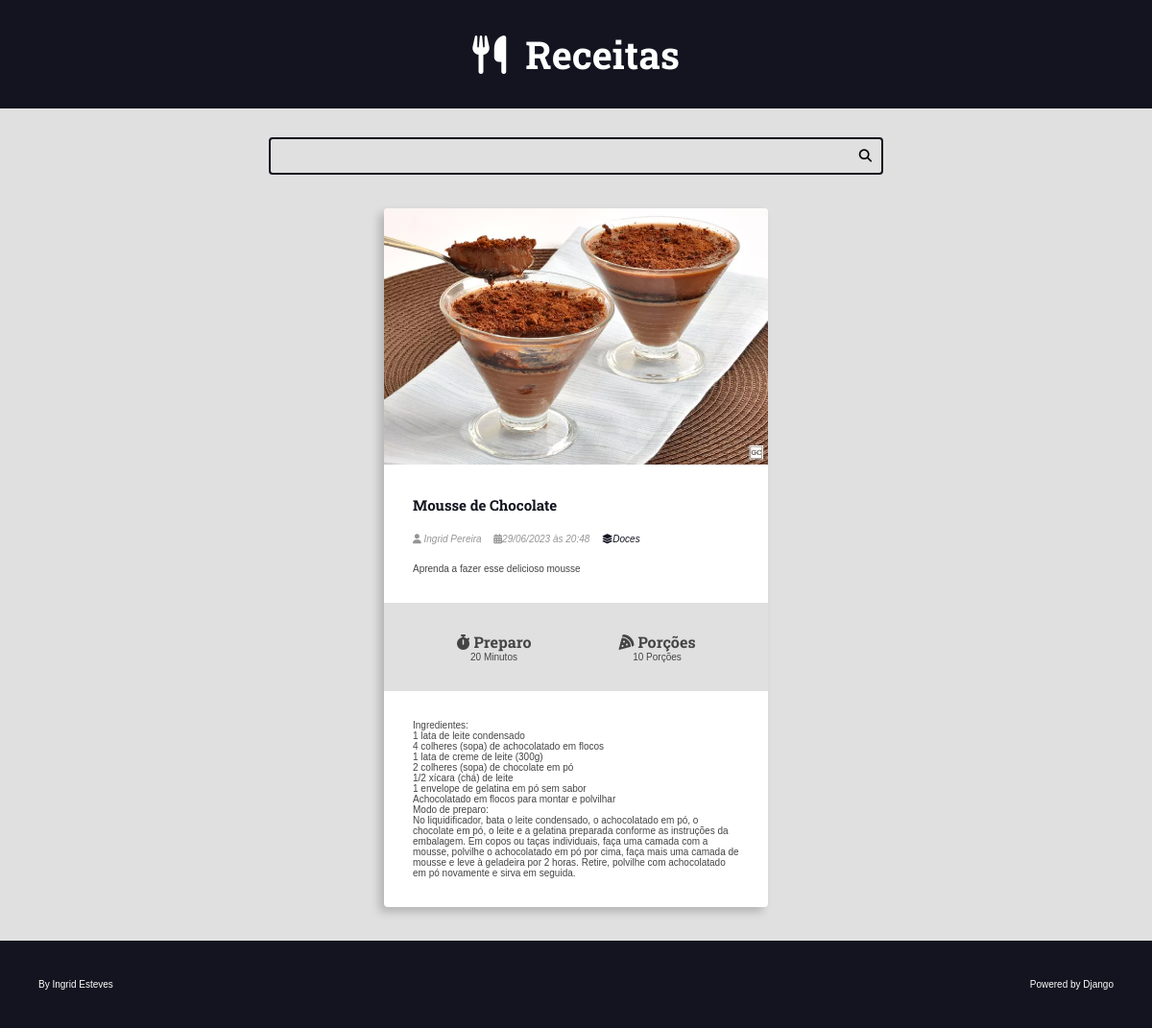
/recipes/8/, run on the app's committed database.
### recipes/models.py (models this page shows, shortened)
class Recipe(models.Model):
    title = models.CharField(max_length=65)
    description = models.CharField(max_length=165)
    slug = models.SlugField()
    preparation_time = models.IntegerField()
    preparation_time_unit = models.CharField(max_length=65)
    servings = models.IntegerField()
    servings_unit = models.CharField(max_length=65)
    preparation_steps = models.TextField()
    preparation_steps_is_html = models.BooleanField(default=False)
    created_at = models.DateTimeField(auto_now_add=True)
    updated_at = models.DateTimeField(auto_now=True)
    is_published = models.BooleanField(default=False)
    cover = models.ImageField(upload_to='recipes/covers/%Y/%m/%d/', blank=True, default='')
    category = models.ForeignKey(
        Category, on_delete=models.SET_NULL, null=True, blank=True, default=None,
    )
    author = models.ForeignKey(
        User, on_delete=models.SET_NULL, null=True
    )

class Category(models.Model):
    name = models.CharField(max_length=65)

### recipes/views.py (the view)
# urls.py: path('recipes/<int:id>/', views.recipe, name="recipe"),  # /recipes/
def recipe(request, id):
    recipe = get_object_or_404(Recipe, pk=id, is_published=True,)
    return render(request, 'recipes/pages/recipe-view.html', context={
        'recipe': recipe,
        'is_detail_page': True,
    })

### recipes/templates/recipes/pages/recipe-view.html (shortened to what this page needs)
{% extends 'global/base.html' %}
{% block content %}
    <div class="main-content main-containt-detail container flex flex-wrap">
        {% include 'recipes/partials/recipe.html' %}
    </div>
{% endblock content %}

### recipes/templates/recipes/partials/recipe.html (shortened to what this page needs)
<div class="recipe recipe-list-item">
    {% if recipe.cover %}
        <div class="recipe-cover">
            <a href="{% url 'recipes:recipe' recipe.id %}">
                <img src="{{ recipe.cover.url }}" alt="Imagem Temporária">
            </a>
        </div>
    {% endif %}
    <div class="recipe-title-container">
        <h2 class="recipe-title">
            <a href="{% url 'recipes:recipe' recipe.id %}">
                {{ recipe.title }}
            </a>
        </h2>
    </div>
    <div class="recipe-author">
        {% if recipe.author is not None %}
            <span class="recipe-author-item">
                <i class="fas fa-user"></i>
                {% if recipe.author.first_name %}
                    {{ recipe.author.first_name }} {{ recipe.author.last_name }}
                {% else %}
                    {{ recipe.author.username }}
                {% endif %}
            </span>
        {% endif %}
        <span class="recipe-author-item">
            <i class="fas fa-calendar-alt"></i>{{ recipe.created_at|date:"d/m/Y" }} às {{ recipe.created_at|date:"H:i" }}
        </span>
        {% if recipe.category is not None %}
            <span class="recipe-author-item">
                <a href="{% url 'recipes:category' recipe.category.id %}"><i class="fas fa-layer-group"></i><span>{{ recipe.category.name }}</span></a>
            </span>
        {% endif %}
    </div>
    <div class="recipe-content">
        <p>{{ recipe.description }}</p>
    </div>
    <div class="recipe-meta-container">
        <div class="recipe-meta recipe-preparation">
            <h3 class="recipe-meta-title"><i class="fas fa-stopwatch"></i> Preparo</h3>
            <div class="recipe-meta-text">
                {{ recipe.preparation_time }} {{ recipe.preparation_time_unit }}
            </div>
        </div>
        <div class="recipe-meta recipe-servings">
            <h3 class="recipe-meta-title"><i class="fas fa-pizza-slice"></i> Porções</h3>
            <div class="recipe-meta-text">
                {{ recipe.servings }} {{ recipe.servings_unit }}
            </div>
        </div>
    </div>
    {% if is_detail_page is True %}
        <div class="preparation-steps">
            {% if recipe.preparation_steps_is_html is True %}
                {{ recipe.preparation_steps|safe }}
            {% else %}
                {{ recipe.preparation_steps|linebreaksbr }}
            {% endif %}
        </div>
    {% endif %}
</div>

### recipes/static/recipes/css/styles.css (style rules this page uses)
:root { --color-primary: #269fe6; --color-primary-hover: #2086c2; --color-primary-dark: #13141f; --color-primary-dark-hover: #212336; --color-primary-light: #d4ecfa; --color-primary-light-hover: #bdd8e7; --color-white: #fff; --color-black: #000; --color-dark-text: #444; --color-info-light: #cce5ff; --color-debug-light: #cce5ff; --color-success-light: #d4edda; --color-alert-light: #fff3cd; --color-warning-light: #fff3cd; --color-error-light: #f8d7da; --color-info-dark: #4d86c4; --color-debug-dark: #4d86c4; --color-success-dark: #4a9c5d; --color-alert-dark: #927f40; --color-warning-dark: #927f40; --color-error-dark: #da525d; --color-gray-0: #f9f9f9; --color-gray-1: #e0e0e0; --color-gray-2: #c7c7c7; --color-gray-3: #aeaeae; --color-gray-4: #959595; --color-gray-5: #7d7d7d; --color-gray-6: #646464; --color-gray-7: #4b4b4b; --color-gray-8: #323232; --color-gray-9: #191919; --font-primary: sans-serif; --font-headings: 'Roboto Slab', serif; --spacing-gutter-medium: 3rem; --spacing-gutter-large: 4rem; }
* { padding: 0; margin: 0; box-sizing: border-box; }
html { font-size: 62.5%; }
body { font-size: 1.6 rem; font-family: var(--font-primary); background: var(--color-gray-1); color: var(--color-dark-text); }
h1, h2, h3, h4, h5, h6 { font-family: var(--font-headings); }
.container { max-width: 144rem; margin: 0 auto; padding: var(--spacing-gutter-medium); justify-content: center; }
.main-content { padding-top: 0; }
.flex { display: flex; }
.flex-wrap { flex-wrap: wrap; }
.recipe { background: var(--color-white); box-shadow: -5px 5px 10px rgba(0, 0, 0, .2); transform: scale(1); transition: all 300ms ease-in-out; border-radius: .4rem; overflow: hidden; }
.recipe img { max-width: 100%; }
.recipe-list-item { max-width: 40rem; margin: 5px; height: fit-content; }
.recipe-title-container { padding: var(--spacing-gutter-medium); padding-bottom: 2rem; }
.recipe-title-container a { text-decoration: none; color: var(--color-primary-dark); }
.recipe-author { padding: 0 var(--spacing-gutter-medium); color: var(--color-gray-4); }
.recipe-author-item { color: var(--color-gray-4); margin-right: 1rem; font-style: italic; font-size: 1rem; }
.recipe-author a { color: var(--color-primary-dark); transition: all 300ms ease-in-out; text-decoration: none; }
.recipe-content { padding: var(--spacing-gutter-medium); padding-top: 2rem; }
.recipe-meta-container { display: flex; flex-flow: row wrap; padding: var(--spacing-gutter-medium); background: var(--color-gray-1); }
.recipe-meta { display: flex; flex-flow: column nowrap; flex-shrink: 1; flex-grow: 1; text-align: center; }
.recipe-meta-title { font-size: 1.6rem; }
.preparation-steps { padding: var(--spacing-gutter-medium); }

### data on the page
Recipe: cover (picture), title "Mousse de Chocolate", author.first_name "Ingrid", author.last_name "Pereira", created_at "29/06/2023", created_at "20:48", category.name "Doces", description "Aprenda a fazer esse delicioso mousse", preparation_time "20", preparation_time_unit "Minutos", servings "10", servings_unit "Porções", preparation_steps "Ingredientes: 1 lata de leite condensado 4 colheres (sopa) de achocolatado em flocos 1 lata de creme de leite (300g) 2 colheres (sopa) de chocolate em pó 1/2 xícara (chá) de leite 1 envelope de gelatina em pó sem sabor Achocolatado em flocos para montar e polvilhar Modo de preparo: No liquidificador, bata o leite condensado, o achocolatado em pó, o chocolate em pó, o leite e a gelatina preparada conforme as instruções da embalagem. Em copos ou taças individuais, faça uma camada com a mousse, polvilhe o achocolatado em pó por cima, faça mais uma camada de mousse e leve à geladeira por 2 horas. Retire, polvilhe com achocolatado em pó novamente e sirva em seguida."
